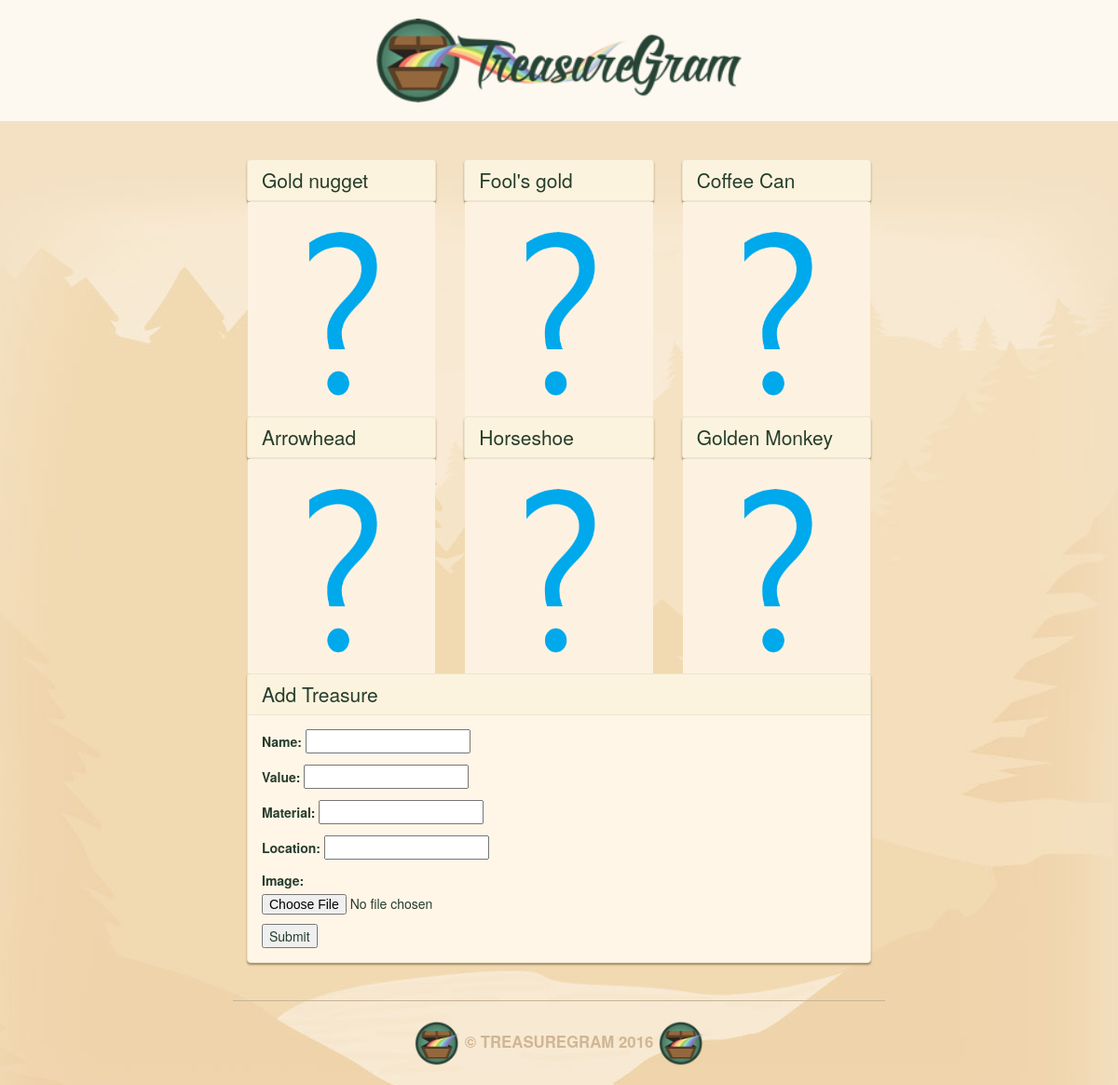
Before: / with the older database file.
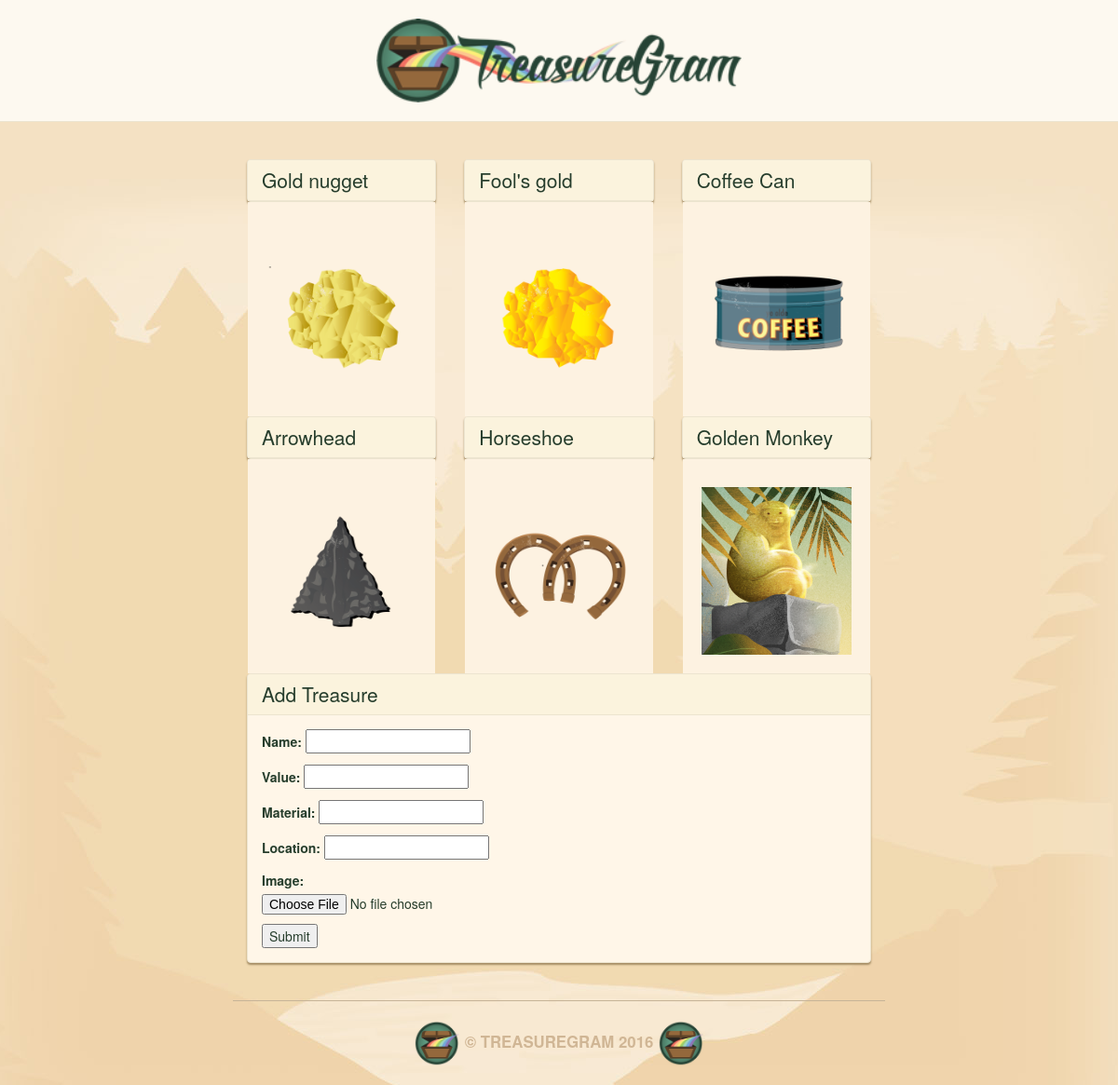
After: the same page with the newer database file.
### main_app/models.py (models this page shows, shortened)
class Treasure(models.Model):
    name = models.CharField(max_length=100)
    value = models.DecimalField(max_digits=10, decimal_places=2)
    material = models.CharField(max_length=100)
    location = models.CharField(max_length=100)
    image = models.ImageField(upload_to='treasure_images', default='media/default.png')

### main_app/views.py (the view)
# urls.py: url(r'^$', views.index, name='index'),
def index(request):
    treasures = Treasure.objects.all()
    form = TreasureForm()
    return render(request, 'index.html', {'treasures': treasures, 'form': form})

### main_app/forms.py
class TreasureForm(forms.ModelForm):
    class Meta:
        model=Treasure
        exclude=[]
        fields=['name','value','material','location','image'] # 'img_url'

### main_app/templates/index.html (shortened to what this page needs)
{% extends 'base.html' %}
{% load staticfiles %}
            {% block content %}
                <div class="row">
                    {% for treasure in treasures %}
                        <div class="col-md-4">
                            <a href="/{{ treasure.id }}/">
                                <div class="treasure panel panel-default">
                                    <div class="panel-heading">
                                        <h2 class="panel-title">{{ treasure.name }}</h2>
                                    </div>
                                        <div class="treasure-photo">
                                                <img src="{{ treasure.image }}" height="100">
                                        </div>
                                </div>
                            </a>
                        </div>
                        {% if forloop.counter|divisibleby:"3" %}
                            </div><div class="row">
                        {% endif %}
                    {% endfor %}
                </div>
                <div class="treasure panel panel-default">
                    <div class="panel-heading">
                        <h3 class="panel-title"> Add Treasure </h3>
                    </div>
                    <div class="panel-body">
                        <form enctype="multipart/form-data" action="post_url/" method="post" class="submit-row">
                            {{ form.as_p }}
                            <input type="submit" value="Submit" class="submit-row">
                        </form>
                    </div>
                </div>
            {% endblock %}

### main_app/templates/base.html (shortened to what this page needs)
{% load staticfiles %}
<!DOCTYPE html>
    <html lang="en">
        <head>
            <link href="{% static 'bootstrap.min.css' %}" rel="stylesheet" media="screen">
            <link href="{% static 'style.css' %}" rel="stylesheet" media="screen">
        </head>
        <body>
            <nav class="navbar navbar-default navbar-static-top text-center" role="navigation">
                <a href="/"><img src="{% static "images/logo1.png" %}" height="90"  ></a>
            </nav>
            <main class="container container--mw700">
                {% block content %}
                {% endblock %}
            </main>
            <footer class="footer container text-center" role="contentinfo">
                <img src="{% static 'images/brand-icon.png' %}" height="50" alt="">
                © TreasureGram 2016
                <img src="{% static 'images/brand-icon.png' %}" height="50" alt="">
            </footer>
        </body>
    </html>

### main_app/static/style.css (style rules this page uses)
body { background: #f3e1c5 url(images/brand-bg.jpg) no-repeat center top; color: #263d2c; }
.container { max-width: 700px; padding-top: 40px; }
.navbar { margin-bottom: 0; padding-bottom: 20px; padding-top: 20px; }
.navbar-default { background: #fdf9f0; border-color: #ece4cf; }
.panel { background: #fff6e8; border-color: #ece4cf; box-shadow: 0 2px 2px #a58d65; }
.panel-default .panel-heading { background: #fbf3dd; border-color: #ece4cf; }
.panel-body { position: relative; }
.panel-title { font-size: 1.5em; color: #263d2c; }
.footer { border-top: 1px solid #c6b397; color: #d0b695; font-weight: bold; font-size: 1.2em; margin-bottom: 20px; margin-top: 40px; padding-top: 20px; text-transform: uppercase; }
.treasure { margin-bottom: 20px; }
.treasure:last-child { margin-bottom: 0; }
.treasure-photo { background: #fdf2e1; float: left; margin-right: 5%; margin-top: 1px; padding: 20px; position: relative; text-align: center; width: 100%; }
.treasure-photo img { height: 180px; width: 200px; margin-top: 10px; max-width: 100%; }

Changed rows visible on the page:
changed Treasure "Gold nugget": image: picture added in place of a placeholder
changed Treasure "Fool's gold": image: picture added in place of a placeholder
changed Treasure "Coffee Can": image: picture added in place of a placeholder
changed Treasure "Arrowhead": image: picture added in place of a placeholder
changed Treasure "Horseshoe": image: picture added in place of a placeholder
changed Treasure "Golden Monkey": image: picture added in place of a placeholder
